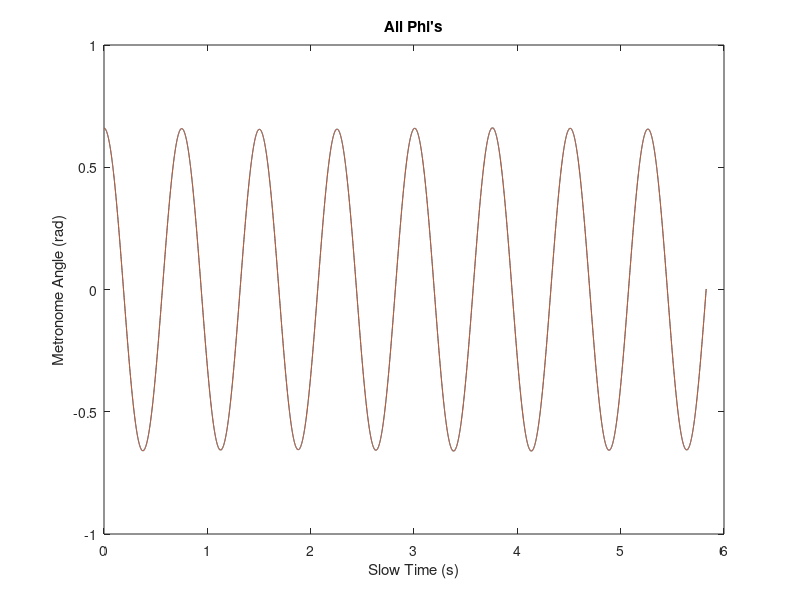
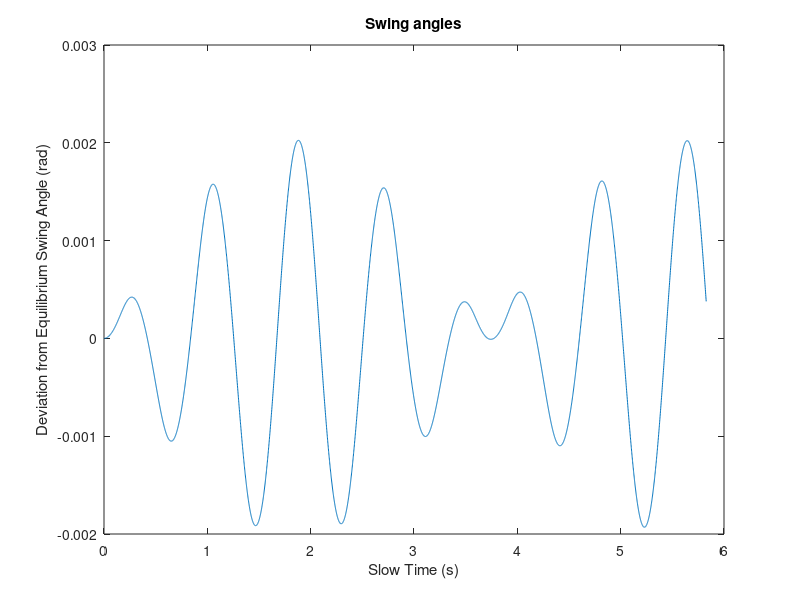

Source code (MATLAB) for these figures, in order:
%all physical params

N = 2; %N can be kept 1 also
freqBpm = 160;
m = 0.028;
M = 2.31;
l = 0.15;
L = 0.22;
k = 68;
g = 9.81;

l_bob = 0.073 - 0.00022*freqBpm;
r_cm = abs(0.178*l_bob - 0.0121);
I = 0.0000129 + 0.005*(l_bob^2);

%derived params

x0 = (m*r_cm)/M;
omega = sqrt((m*g*r_cm)/I);
kappa = (k/M)*((l/L)^2);
Omega = sqrt(g/L);

%all the constants:

mu_m = 0.011;         %nonlinearity of metros
mu_s = 0.00016;      %damping of swings
thet0 = 0.33;

%all the params that can be customized

%kappa = 20;        #coupling of swings
%freq = freqBpm/60;       #freq of metros in Hz
%omega = 2*pi*freq;
%x0 /= 100; 


%nondimensional parameters
beta = (x0*(omega^2))/g;
omeg_r2 = (Omega/omega)^2;

disp("x0        : "+x0)
disp("omega     : "+omega)
disp("kappa     : "+kappa)
disp("Beta      : "+beta)
disp("Omega^2_r : "+omeg_r2)

timestep = 0.01;
maxTime = 50;
oscill = round(maxTime/(2*pi)) + 2;

disp("Num of oscills : "+maxTime/(2*pi));

timeVec = 0:timestep:maxTime;
timeCount = length(timeVec);
disp("Count is: "+timeCount);

V = zeros(N+1,2,timeCount);
R = zeros(N);
F = zeros(N+1,2,4);
V_ = zeros(N+1,2);
cos_Phi_Psi = zeros(N,1);

V(1:N,1,1) = 2*thet0;   %for IP IC

for t = 1:(timeCount-1)
	V_ = V(:,:,t);
	for rk = 1:4
		
		%function evaluation
		R = sin(V_(1:N,1)) + mu_m.*(((V_(1:N,1)./thet0).^2) - 1).*V_(1:N,2);
		sum1Phi = sum(cos(V_(1:N,1)).^2);
		sum2Phi = sum(R.*cos(V_(1:N,1)) + sin(V_(1:N,1)).*(V_(1:N,2).^2));
		
		F(1:N+1,1,rk) = V_(1:N+1,2);
		F(N+1,2,rk) = (-omeg_r2*V_(N+1,1) - mu_s*V_(N+1,2) + sum2Phi)/(1 - beta*sum1Phi);
		F(1:N,2,rk) = -(R + beta.*cos(V_(1:N,1)).*F(N+1,2,rk));
		
		%executing RK4 steps
		if rk<3
			V_ = V(:,:,t) + (timestep/2)*F(:,:,rk);
		elseif rk==3
			V_ = V(:,:,t) + timestep*F(:,:,rk);
		else
			V(:,:,t+1) = V(:,:,t) + (timestep/6)*(F(:,:,1) + 2*(F(:,:,2)+F(:,:,3)) + F(:,:,4));
		end
	end
end

%re-scaling the swing angles
V(N+1,:,:) = V(N+1,:,:)*(x0/L);

figure(1)
for x = 1:N
	plot(timeVec/omega,reshape(V(x,1,:),[1,timeCount]))
        hold on
end
hold off
title("All Phi's")
xlabel("Slow Time (s)")
ylabel("Metronome Angle (rad)")

figure(2)
plot(timeVec/omega,reshape(V(N+1,1,:),[1,timeCount]))
title("Swing angles")
xlabel("Slow Time (s)")
ylabel("Deviation from Equilibrium Swing Angle (rad)")